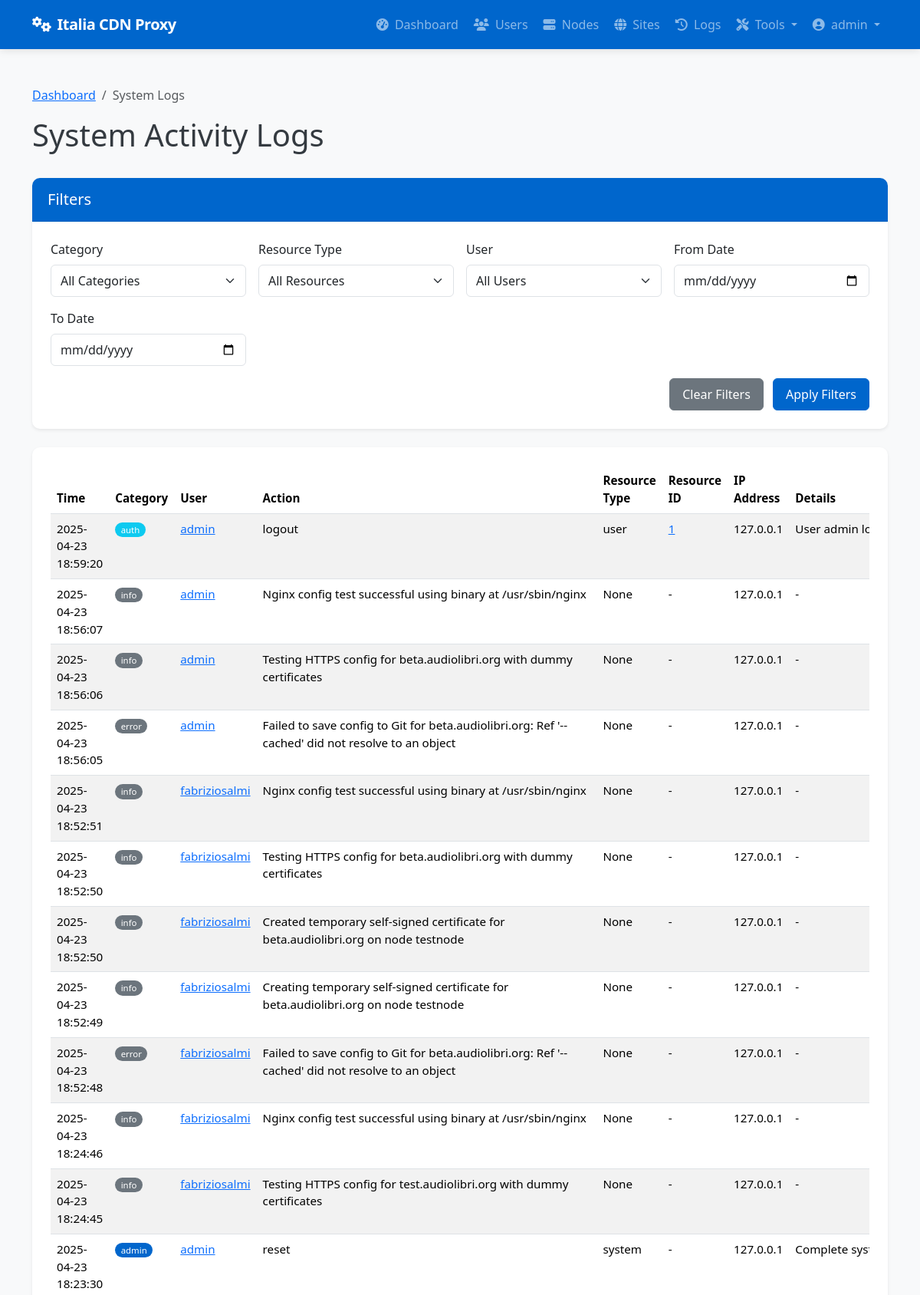
The page /admin/system/logs (signed in, upper part) on the database its author committed.
### app/models/models.py (models this page shows, shortened)
class User(db.Model):
    __tablename__ = 'users'
    id = db.Column(db.Integer, primary_key=True)
    username = db.Column(db.String(64), unique=True, index=True, nullable=False)
    email = db.Column(db.String(120), unique=True, index=True, nullable=False)
    password_hash = db.Column(db.String(128), nullable=False)
    role = db.Column(db.String(20), nullable=False, default='client')  # 'admin' or 'client'
    is_active = db.Column(db.Boolean, default=True)
    created_at = db.Column(db.DateTime, default=datetime.utcnow)
    last_login = db.Column(db.DateTime, nullable=True)
    sites = db.relationship('Site', backref='owner', lazy='dynamic')
    def is_admin(self):
        return self.role == 'admin'

class SystemLog(db.Model):
    __tablename__ = 'system_logs'
    id = db.Column(db.Integer, primary_key=True)
    user_id = db.Column(db.Integer, db.ForeignKey('users.id'), nullable=True)  # Null for system events
    category = db.Column(db.String(32), nullable=False)  # auth, admin, system, security, etc.
    action = db.Column(db.String(64), nullable=False)    # login, logout, create, delete, etc.
    resource_type = db.Column(db.String(32), nullable=True)  # user, node, site, etc.
    resource_id = db.Column(db.Integer, nullable=True)       # ID of the affected resource
    details = db.Column(db.Text, nullable=True)              # Additional details
    ip_address = db.Column(db.String(45), nullable=True)     # IP address of user/system
    created_at = db.Column(db.DateTime, default=datetime.utcnow)
    user = db.relationship('User', backref=db.backref('system_logs', lazy='dynamic'))

### app/controllers/admin.py (the view, shortened to what this page needs)
@admin.route('/system/logs')
@login_required
@admin_required
def system_logs():
    category = request.args.get('category')
    user_id = request.args.get('user_id')
    resource_type = request.args.get('resource_type')
    from_date = request.args.get('from_date')
    to_date = request.args.get('to_date')
    from app.models.models import SystemLog
    query = SystemLog.query
    if category:
        query = query.filter(SystemLog.category == category)
    if user_id:
        query = query.filter(SystemLog.user_id == user_id)
    if resource_type:
        query = query.filter(SystemLog.resource_type == resource_type)
    if from_date:
        try:
            from_datetime = datetime.strptime(from_date, '%Y-%m-%d')
            query = query.filter(SystemLog.created_at >= from_datetime)
        except ValueError:
            pass
    categories = db.session.query(SystemLog.category).distinct().all()
    resource_types = db.session.query(SystemLog.resource_type).distinct().all()
    users = User.query.all()
    page = request.args.get('page', 1, type=int)
    logs = query.order_by(SystemLog.created_at.desc()).paginate(page=page, per_page=50)
    return render_template('admin/system_logs.html',
                          logs=logs,
                          categories=[c[0] for c in categories if c[0]],
                          resource_types=[r[0] for r in resource_types if r[0]],
                          users=users,
                          filters={
                              'category': category,
                              'user_id': user_id,
                              'resource_type': resource_type,
                              'from_date': from_date,
                              'to_date': to_date
                          })

### app/models/__init__.py (called while the page is built)
@login_manager.user_loader
def load_user(user_id):
    return User.query.get(int(user_id))

### app/services/access_control.py (called while the page is built)
def admin_required(f):
    @wraps(f)
    def decorated_function(*args, **kwargs):
        if not current_user.is_admin():
            flash('You need admin privileges to access this page.', 'error')
            return abort(403)
        return f(*args, **kwargs)
    return decorated_function

### app/templates/admin/system_logs.html (shortened to what this page needs)
{% extends 'base.html' %}
{% block content %}
<div class="container py-4">
    <nav aria-label="breadcrumb">
        <ol class="breadcrumb">
            <li class="breadcrumb-item"><a href="{{ url_for('admin.dashboard') }}">Dashboard</a></li>
            <li class="breadcrumb-item active" aria-current="page">System Logs</li>
        </ol>
    </nav>
    <div class="d-flex justify-content-between align-items-center mb-4">
        <h1>System Activity Logs</h1>
    </div>
    <div class="card shadow-sm mb-4">
        <div class="card-header bg-primary text-white">
            <h5 class="card-title mb-0">Filters</h5>
        </div>
        <div class="card-body">
            <form method="GET" action="{{ url_for('admin.system_logs') }}" class="row g-3">
                <div class="col-md-3">
                    <label for="category" class="form-label">Category</label>
                    <select class="form-select" id="category" name="category">
                        <option value="">All Categories</option>
                    </select>
                </div>
                <div class="col-md-3">
                    <label for="resource_type" class="form-label">Resource Type</label>
                    <select class="form-select" id="resource_type" name="resource_type">
                        <option value="">All Resources</option>
                    </select>
                </div>
                <div class="col-md-3">
                    <label for="user_id" class="form-label">User</label>
                    <select class="form-select" id="user_id" name="user_id">
                        <option value="">All Users</option>
                    </select>
                </div>
                <div class="col-md-3">
                    <label for="from_date" class="form-label">From Date</label>
                    <input type="date" class="form-control" id="from_date" name="from_date" value="{{ filters.from_date }}">
                </div>
                <div class="col-md-3">
                    <label for="to_date" class="form-label">To Date</label>
                    <input type="date" class="form-control" id="to_date" name="to_date" value="{{ filters.to_date }}">
                </div>
                <div class="col-md-12 text-end">
                    <a href="{{ url_for('admin.system_logs') }}" class="btn btn-secondary me-2">Clear Filters</a>
                    <button type="submit" class="btn btn-primary">Apply Filters</button>
                </div>
            </form>
        </div>
    </div>
    <div class="card shadow-sm">
        <div class="card-body">
            {% if logs.items %}
                <div class="table-responsive">
                    <table class="table table-striped table-hover">
                        <thead>
                            <tr>
                                <th>Time</th>
                                <th>Category</th>
                                <th>User</th>
                                <th>Action</th>
                                <th>Resource Type</th>
                                <th>Resource ID</th>
                                <th>IP Address</th>
                                <th>Details</th>
                            </tr>
                        </thead>
                        <tbody>
                            {% for log in logs.items %}
                            <tr>
                                <td>{{ log.created_at.strftime('%Y-%m-%d %H:%M:%S') }}</td>
                                <td>
                                    <span class="badge rounded-pill
                                    {% if log.category == 'auth' %}bg-info
                                    {% elif log.category == 'admin' %}bg-primary
                                    {% elif log.category == 'security' %}bg-danger
                                    {% elif log.category == 'system' %}bg-success
                                    {% else %}bg-secondary{% endif %}">
                                        {{ log.category }}
                                    </span>
                                </td>
                                <td>
                                    {% if log.user %}
                                        <a href="{{ url_for('admin.edit_user', user_id=log.user_id) }}">{{ log.user.username }}</a>
                                    {% else %}
                                        <span class="text-muted">System</span>
                                    {% endif %}
                                </td>
                                <td>{{ log.action }}</td>
                                <td>{{ log.resource_type }}</td>
                                <td>
                                    {% if log.resource_type == 'site' and log.resource_id %}
                                        <a href="{{ url_for('admin.view_site', site_id=log.resource_id) }}">{{ log.resource_id }}</a>
                                    {% elif log.resource_type == 'node' and log.resource_id %}
                                        <a href="{{ url_for('admin.view_node', node_id=log.resource_id) }}">{{ log.resource_id }}</a>
                                    {% elif log.resource_type == 'user' and log.resource_id %}
                                        <a href="{{ url_for('admin.edit_user', user_id=log.resource_id) }}">{{ log.resource_id }}</a>
                                    {% else %}
                                        {{ log.resource_id if log.resource_id else '-' }}
                                    {% endif %}
                                </td>
                                <td>{{ log.ip_address or '-' }}</td>
                                <td>
                                    <span class="text-truncate d-inline-block" style="max-width: 300px;" title="{{ log.details }}">
                                        {{ log.details or '-' }}
                                    </span>
                                </td>
                            </tr>
                            {% endfor %}
                        </tbody>
                    </table>
                </div>
            {% else %}
                <div class="alert alert-info mb-0">
                    <i class="fas fa-info-circle me-2"></i> No system logs found matching your criteria.
                </div>
            {% endif %}
        </div>
    </div>
</div>
{% endblock %}

### app/templates/base.html (shortened to what this page needs)
<!DOCTYPE html>
<html lang="en">
<head>
    <link href="https://cdn.jsdelivr.net/npm/bootstrap@5.3.2/dist/css/bootstrap.min.css" rel="stylesheet">
    <link rel="stylesheet" href="https://cdnjs.cloudflare.com/ajax/libs/font-awesome/6.4.2/css/all.min.css">
</head>
<body>
    <header>
        <nav class="navbar navbar-expand-lg navbar-dark bg-primary">
            <div class="container">
                <a class="navbar-brand" href="/">
                    <i class="fas fa-cogs me-2"></i>Italia CDN Proxy
                </a>
                <div class="collapse navbar-collapse" id="navbarNav">
                    <ul class="navbar-nav ms-auto">
                        {% if current_user.is_authenticated %}
                            {% if current_user.is_admin() %}
                                <li class="nav-item">
                                    <a class="nav-link {% if request.endpoint == 'admin.dashboard' %}active{% endif %}" href="{{ url_for('admin.dashboard') }}">
                                        <i class="fas fa-tachometer-alt me-1"></i> Dashboard
                                    </a>
                                </li>
                                <li class="nav-item">
                                    <a class="nav-link {% if 'admin.list_users' in request.endpoint %}active{% endif %}" href="{{ url_for('admin.list_users') }}">
                                        <i class="fas fa-users me-1"></i> Users
                                    </a>
                                </li>
                                <li class="nav-item">
                                    <a class="nav-link {% if 'admin.list_nodes' in request.endpoint %}active{% endif %}" href="{{ url_for('admin.list_nodes') }}">
                                        <i class="fas fa-server me-1"></i> Nodes
                                    </a>
                                </li>
                                <li class="nav-item">
                                    <a class="nav-link {% if 'admin.list_sites' in request.endpoint %}active{% endif %}" href="{{ url_for('admin.list_sites') }}">
                                        <i class="fas fa-globe me-1"></i> Sites
                                    </a>
                                </li>
                                <li class="nav-item">
                                    <a class="nav-link {% if request.endpoint == 'admin.deployment_logs' %}active{% endif %}" href="{{ url_for('admin.deployment_logs') }}">
                                        <i class="fas fa-history me-1"></i> Logs
                                    </a>
                                </li>
                                <li class="nav-item dropdown">
                                    <a class="nav-link dropdown-toggle" href="#" id="adminToolsDropdown" role="button" data-bs-toggle="dropdown" aria-expanded="false">
                                        <i class="fas fa-tools me-1"></i> Tools
                                    </a>
                                </li>
                            {% endif %}
                            <li class="nav-item dropdown">
                                <a class="nav-link dropdown-toggle" href="#" id="userDropdown" role="button" data-bs-toggle="dropdown" aria-expanded="false">
                                    <i class="fas fa-user-circle me-1"></i> {{ current_user.username }}
                                </a>
                            </li>
                        {% endif %}
                    </ul>
                </div>
            </div>
        </nav>
    </header>
    <main>
        {% block content %}{% endblock %}
    </main>
</body>
</html>

### app/templates/base.html (style rules this page uses)
:root { --primary-color: #0066CC; --primary-dark: #0052a3; --success-color: #198754; --info-color: #0dcaf0; --warning-color: #ffc107; --danger-color: #dc3545; }
body { min-height: 100vh; display: flex; flex-direction: column; background-color: #f8f9fa; color: #343a40; }
main { flex: 1; padding: 1.5rem 0; }
.navbar-brand { font-weight: 700; letter-spacing: -0.5px; }
.navbar { box-shadow: 0 2px 10px rgba(0, 0, 0, 0.1); padding: 0.75rem 1rem; }
.nav-link { font-weight: 500; transition: all 0.2s ease; padding: 0.5rem 1rem; border-radius: 4px; margin: 0 0.125rem; }
.card { border-radius: 0.625rem; box-shadow: 0 4px 12px rgba(0, 0, 0, 0.05); border: none; margin-bottom: 1.75rem; overflow: hidden; transition: transform 0.2s, box-shadow 0.2s; }
.card-header { border-bottom: 1px solid rgba(0, 0, 0, 0.075); background-color: #fff; padding: 1rem 1.25rem; font-weight: 600; }
.card-body { padding: 1.5rem; }
.btn { border-radius: 0.375rem; padding: 0.5rem 1rem; font-weight: 500; transition: all 0.2s; }
.btn-primary { background-color: var(--primary-color); border-color: var(--primary-color); }
.bg-primary { background-color: var(--primary-color) !important; }
.table { font-size: 0.95rem; }
.table th { font-weight: 600; border-top: none; }
.table-striped tbody tr:nth-of-type(odd) { background-color: rgba(0, 0, 0, 0.02); }
.badge { font-weight: 500; padding: 0.35em 0.65em; }
.form-control, .form-select { border-radius: 0.375rem; padding: 0.5rem 0.75rem; border-color: #dee2e6; }

### rows shown on the page
User: username "admin"
SystemLog: created_at "2025-04-23 18:59:20", category "auth", user.username "admin", action "logout", resource_type "user", resource_id "1", ip_address "127.0.0.1", details "User admin…"
SystemLog: created_at "2025-04-23 18:56:07", category "info", user.username "admin", action "Nginx config test successful using binary at /usr/sbin/nginx", resource_type "None", resource_id "-", ip_address "127.0.0.1", details "-"
SystemLog: created_at "2025-04-23 18:56:06", category "info", user.username "admin", action "Testing HTTPS config for beta.audiolibri.org with dummy certificates", resource_type "None", resource_id "-", ip_address "127.0.0.1", details "-"
SystemLog: created_at "2025-04-23 18:56:05", category "error", user.username "admin", action "Failed to save config to Git for beta.audiolibri.org: Ref '--cached' did not resolve to an object", resource_type "None", resource_id "-", ip_address "127.0.0.1", details "-"
SystemLog: created_at "2025-04-23 18:52:51", category "info", user.username "fabriziosalmi", action "Nginx config test successful using binary at /usr/sbin/nginx", resource_type "None", resource_id "-", ip_address "127.0.0.1", details "-"
SystemLog: created_at "2025-04-23 18:52:50", category "info", user.username "fabriziosalmi", action "Testing HTTPS config for beta.audiolibri.org with dummy certificates", resource_type "None", resource_id "-", ip_address "127.0.0.1", details "-"
SystemLog: created_at "2025-04-23 18:52:50", category "info", user.username "fabriziosalmi", action "Created temporary self-signed certificate for beta.audiolibri.org on node testnode", resource_type "None", resource_id "-", ip_address "127.0.0.1", details "-"
SystemLog: created_at "2025-04-23 18:52:49", category "info", user.username "fabriziosalmi", action "Creating temporary self-signed certificate for beta.audiolibri.org on node testnode", resource_type "None", resource_id "-", ip_address "127.0.0.1", details "-"
SystemLog: created_at "2025-04-23 18:52:48", category "error", user.username "fabriziosalmi", action "Failed to save config to Git for beta.audiolibri.org: Ref '--cached' did not resolve to an object", resource_type "None", resource_id "-", ip_address "127.0.0.1", details "-"
SystemLog: created_at "2025-04-23 18:24:46", category "info", user.username "fabriziosalmi", action "Nginx config test successful using binary at /usr/sbin/nginx", resource_type "None", resource_id "-", ip_address "127.0.0.1", details "-"
SystemLog: created_at "2025-04-23 18:24:45", category "info", user.username "fabriziosalmi", action "Testing HTTPS config for test.audiolibri.org with dummy certificates", resource_type "None", resource_id "-", ip_address "127.0.0.1", details "-"
SystemLog: created_at "2025-04-23 18:23:30", category "admin", user.username "admin", action "reset", resource_type "system", resource_id "-", ip_address "127.0.0.1", details "Complete…"
